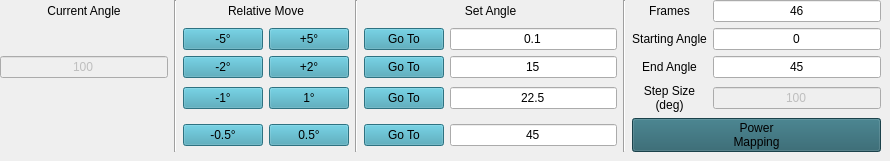
          <widget class="QWidget" name="common_laser_tab">
           <attribute name="title">
            <string>Green/HeNe</string>
           </attribute>
           <widget class="QWidget" name="layoutWidget">
            <property name="geometry">
             <rect>
              <x>0</x>
              <y>0</y>
              <width>881</width>
              <height>152</height>
             </rect>
            </property>
            <layout class="QGridLayout" name="gridLayout_7">
             <item row="1" column="6">
              <widget class="QLineEdit" name="pow_map_angle_1">
               <property name="text">
                <string>0.1</string>
               </property>
               <property name="alignment">
                <set>Qt::AlignCenter</set>
               </property>
              </widget>
             </item>
             <item row="2" column="9">
              <widget class="QLineEdit" name="power_map_f">
               <property name="toolTip">
                <string>End Angle for power mapping measurent.</string>
               </property>
               <property name="text">
                <string>45</string>
               </property>
               <property name="alignment">
                <set>Qt::AlignCenter</set>
               </property>
              </widget>
             </item>
             <item row="0" column="9">
              <widget class="QLineEdit" name="pow_map_frames">
               <property name="toolTip">
                <string>Number of spectras taken for power mapping measurement.</string>
               </property>
               <property name="text">
                <string>46</string>
               </property>
               <property name="alignment">
                <set>Qt::AlignCenter</set>
               </property>
              </widget>
             </item>
             <item row="3" column="9">
              <widget class="QLineEdit" name="step_laser">
               <property name="enabled">
                <bool>false</bool>
               </property>
               <property name="toolTip">
                <string>Step size used for power mapping measurement (deg).</string>
               </property>
               <property name="text">
                <string>100</string>
               </property>
               <property name="alignment">
                <set>Qt::AlignCenter</set>
               </property>
              </widget>
             </item>
             <item row="1" column="8">
              <widget class="QLabel" name="label_12">
               <property name="text">
                <string>Starting Angle</string>
               </property>
               <property name="alignment">
                <set>Qt::AlignCenter</set>
               </property>
              </widget>
             </item>
             <item row="1" column="9">
              <widget class="QLineEdit" name="power_map_i">
               <property name="toolTip">
                <string>Starting Angle for power mapping Measurement</string>
               </property>
               <property name="text">
                <string>0</string>
               </property>
               <property name="alignment">
                <set>Qt::AlignCenter</set>
               </property>
              </widget>
             </item>
             <item row="1" column="5">
              <widget class="QPushButton" name="hwp_laser_goto_1">
               <property name="styleSheet">
                <string notr="true">background-color: rgb(65, 159, 180);</string>
               </property>
               <property name="text">
                <string>Go To</string>
               </property>
              </widget>
             </item>
             <item row="4" column="6">
              <widget class="QLineEdit" name="pow_map_angle_4">
               <property name="text">
                <string>45</string>
               </property>
               <property name="alignment">
                <set>Qt::AlignCenter</set>
               </property>
              </widget>
             </item>
             <item row="3" column="8">
              <widget class="QLabel" name="label_9">
               <property name="text">
                <string>Step Size
(deg)</string>
               </property>
               <property name="alignment">
                <set>Qt::AlignCenter</set>
               </property>
              </widget>
             </item>
             <item row="4" column="5">
              <widget class="QPushButton" name="hwp_laser_goto_4">
               <property name="toolTip">
                <string>Moves laser  HWP to Angle marked divided by 2.</string>
               </property>
               <property name="styleSheet">
                <string notr="true">background-color: rgb(65, 159, 180);</string>
               </property>
               <property name="text">
                <string>Go To</string>
               </property>
              </widget>
             </item>
             <item row="0" column="5" colspan="2">
              <widget class="QLabel" name="label_14">
               <property name="toolTip">
                <string>Moves laser HWP to Angle marked.</string>
               </property>
               <property name="text">
                <string>Set Angle</string>
               </property>
               <property name="alignment">
                <set>Qt::AlignCenter</set>
               </property>
              </widget>
             </item>
             <item row="0" column="2" colspan="2">
              <widget class="QLabel" name="label_144">
               <property name="toolTip">
                <string>Moves laser HWP to Angle marked.</string>
               </property>
               <property name="text">
                <string>Relative Move</string>
               </property>
               <property name="alignment">
                <set>Qt::AlignCenter</set>
               </property>
              </widget>
             </item>
             <item row="0" column="0">
              <widget class="QLabel" name="label_60">
               <property name="text">
                <string>Current Angle</string>
               </property>
               <property name="alignment">
                <set>Qt::AlignCenter</set>
               </property>
              </widget>
             </item>
             <item row="0" column="4" rowspan="5">
              <widget class="Line" name="line_7">
               <property name="orientation">
                <enum>Qt::Vertical</enum>
               </property>
              </widget>
             </item>
             <item row="2" column="8">
              <widget class="QLabel" name="label_13">
               <property name="text">
                <string>End Angle</string>
               </property>
               <property name="alignment">
                <set>Qt::AlignCenter</set>
               </property>
              </widget>
             </item>
             <item row="0" column="8">
              <widget class="QLabel" name="label_11">
               <property name="text">
                <string>Frames</string>
               </property>
               <property name="alignment">
                <set>Qt::AlignCenter</set>
               </property>
              </widget>
             </item>
             <item row="3" column="5">
              <widget class="QPushButton" name="hwp_laser_goto_3">
               <property name="styleSheet">
                <string notr="true">background-color: rgb(65, 159, 180);</string>
               </property>
               <property name="text">
                <string>Go To</string>
               </property>
              </widget>
             </item>
             <item row="2" column="0">
              <widget class="QLineEdit" name="curr_laser">
               <property name="enabled">
                <bool>false</bool>
               </property>
               <property name="toolTip">
                <string>Current angle of laser HWP.</string>
               </property>
               <property name="text">
                <string>100</string>
               </property>
               <property name="alignment">
                <set>Qt::AlignCenter</set>
               </property>
              </widget>
             </item>
             <item row="2" column="5">
              <widget class="QPushButton" name="hwp_laser_goto_2">
               <property name="styleSheet">
                <string notr="true">background-color: rgb(65, 159, 180);</string>
               </property>
               <property name="text">
                <string>Go To</string>
               </property>
              </widget>
             </item>
             <item row="3" column="6">
              <widget class="QLineEdit" name="pow_map_angle_3">
               <property name="text">
                <string>22.5</string>
               </property>
               <property name="alignment">
                <set>Qt::AlignCenter</set>
               </property>
              </widget>
             </item>
             <item row="2" column="6">
              <widget class="QLineEdit" name="pow_map_angle_2">
               <property name="text">
                <string>15</string>
               </property>
               <property name="alignment">
                <set>Qt::AlignCenter</set>
               </property>
              </widget>
             </item>
             <item row="0" column="1" rowspan="5">
              <widget class="Line" name="line_6">
               <property name="orientation">
                <enum>Qt::Vertical</enum>
               </property>
              </widget>
             </item>
             <item row="0" column="7" rowspan="5">
              <widget class="Line" name="line_8">
               <property name="orientation">
                <enum>Qt::Vertical</enum>
               </property>
              </widget>
             </item>
             <item row="4" column="8" colspan="2">
              <widget class="QPushButton" name="power_map_button">
               <property name="toolTip">
                <string>Starts Power mapping using Green/HeNe laser</string>
               </property>
               <property name="styleSheet">
                <string notr="true">background-color: rgb(38, 93, 105);</string>
               </property>
               <property name="text">
                <string>Power 
Mapping</string>
               </property>
              </widget>
             </item>
             <item row="4" column="2">
              <widget class="QPushButton" name="hwp_laser_m05">
               <property name="toolTip">
                <string>Moves Laser HWP by 0.5deg in negative direction.</string>
               </property>
               <property name="styleSheet">
                <string notr="true">background-color: rgb(65, 159, 180);</string>
               </property>
               <property name="text">
                <string>-0.5°</string>
               </property>
              </widget>
             </item>
             <item row="4" column="3">
              <widget class="QPushButton" name="hwp_laser_p05">
               <property name="toolTip">
                <string>Moves Laser HWP by0. 5deg in positive direction.</string>
               </property>
               <property name="styleSheet">
                <string notr="true">background-color: rgb(65, 159, 180);</string>
               </property>
               <property name="text">
                <string>0.5°</string>
               </property>
              </widget>
             </item>
             <item row="3" column="2">
              <widget class="QPushButton" name="hwp_laser_m1">
               <property name="toolTip">
                <string>Moves Laser HWP by 2deg in negative direction.</string>
               </property>
               <property name="styleSheet">
                <string notr="true">background-color: rgb(65, 159, 180);</string>
               </property>
               <property name="text">
                <string>-1°</string>
               </property>
              </widget>
             </item>
             <item row="2" column="2">
              <widget class="QPushButton" name="hwp_laser_m2">
               <property name="toolTip">
                <string>Moves Laser HWP by 2deg in negative direction.</string>
               </property>
               <property name="styleSheet">
                <string notr="true">background-color: rgb(65, 159, 180);</string>
               </property>
               <property name="text">
                <string>-2°</string>
               </property>
              </widget>
             </item>
             <item row="2" column="3">
              <widget class="QPushButton" name="hwp_laser_p2">
               <property name="toolTip">
                <string>Moves Laser HWP by 2deg in positive direction.</string>
               </property>
               <property name="styleSheet">
                <string notr="true">background-color: rgb(65, 159, 180);</string>
               </property>
               <property name="text">
                <string>+2°</string>
               </property>
              </widget>
             </item>
             <item row="3" column="3">
              <widget class="QPushButton" name="hwp_laser_p1">
               <property name="toolTip">
                <string>Moves Laser HWP by 1deg in positive direction.</string>
               </property>
               <property name="styleSheet">
                <string notr="true">background-color: rgb(65, 159, 180);</string>
               </property>
               <property name="text">
                <string>1°</string>
               </property>
              </widget>
             </item>
             <item row="1" column="3">
              <widget class="QPushButton" name="hwp_laser_p5">
               <property name="toolTip">
                <string>Moves Laser HWP by 5deg in positive direction.</string>
               </property>
               <property name="styleSheet">
                <string notr="true">background-color: rgb(65, 159, 180);</string>
               </property>
               <property name="text">
                <string>+5°</string>
               </property>
              </widget>
             </item>
             <item row="1" column="2">
              <widget class="QPushButton" name="hwp_laser_m5">
               <property name="toolTip">
                <string>Moves laser HWP by 5deg in degative direction.</string>
               </property>
               <property name="styleSheet">
                <string notr="true">background-color: rgb(65, 159, 180);</string>
               </property>
               <property name="text">
                <string>-5°</string>
               </property>
              </widget>
             </item>
            </layout>
           </widget>
          </widget>
